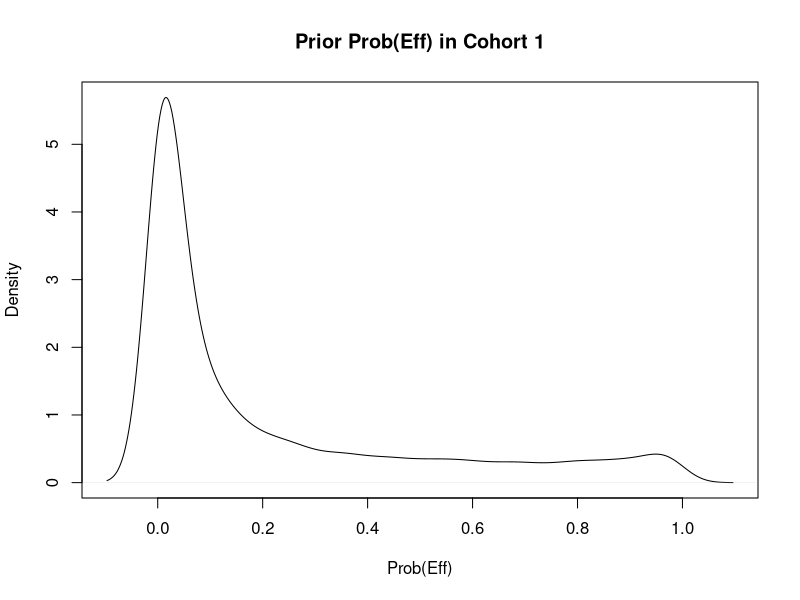
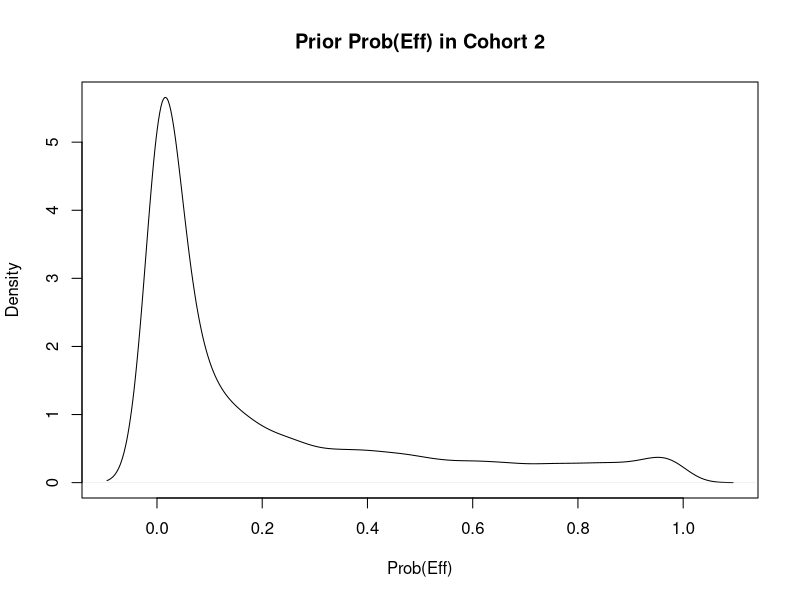
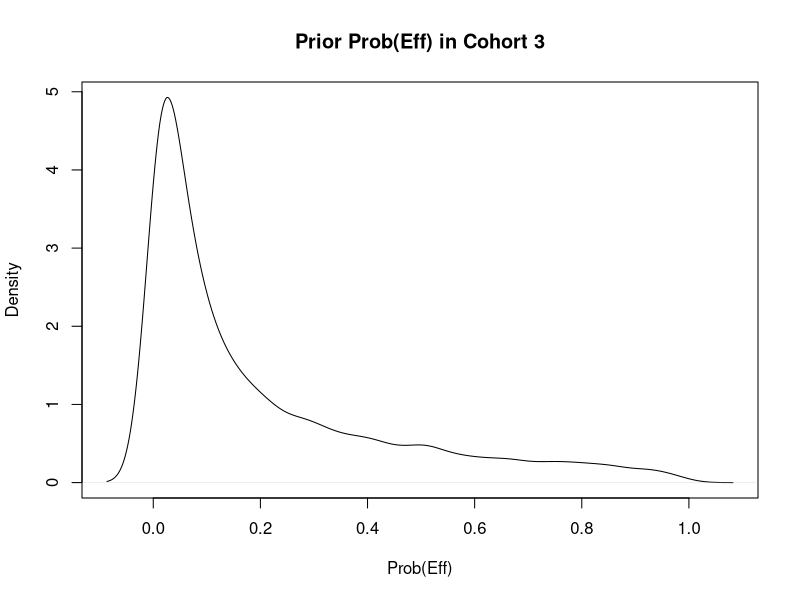
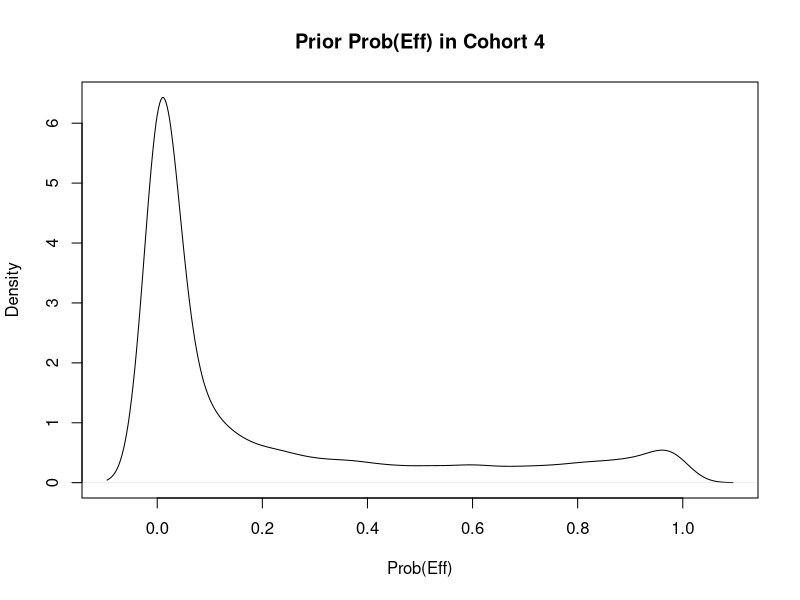
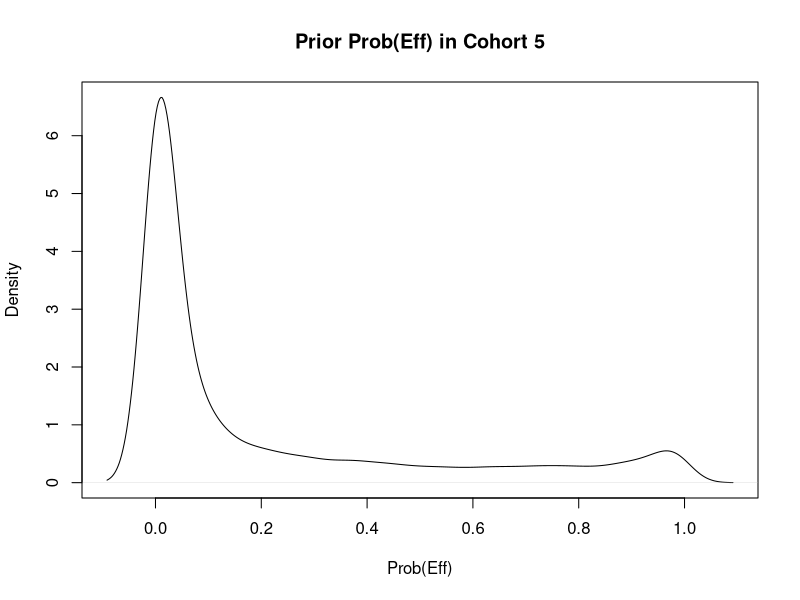
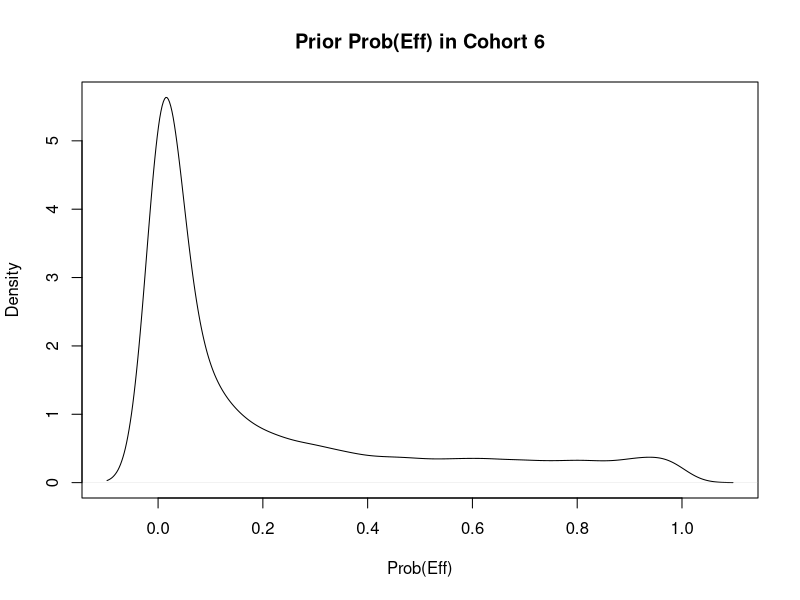
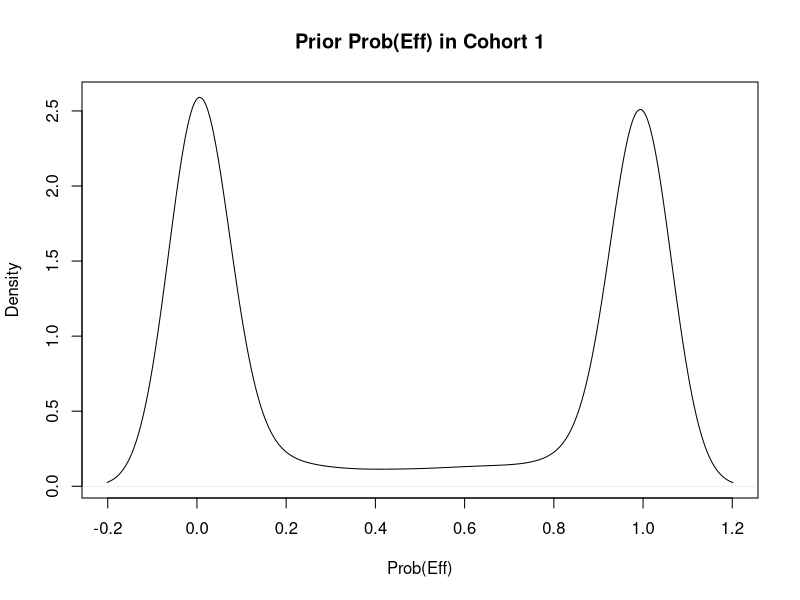
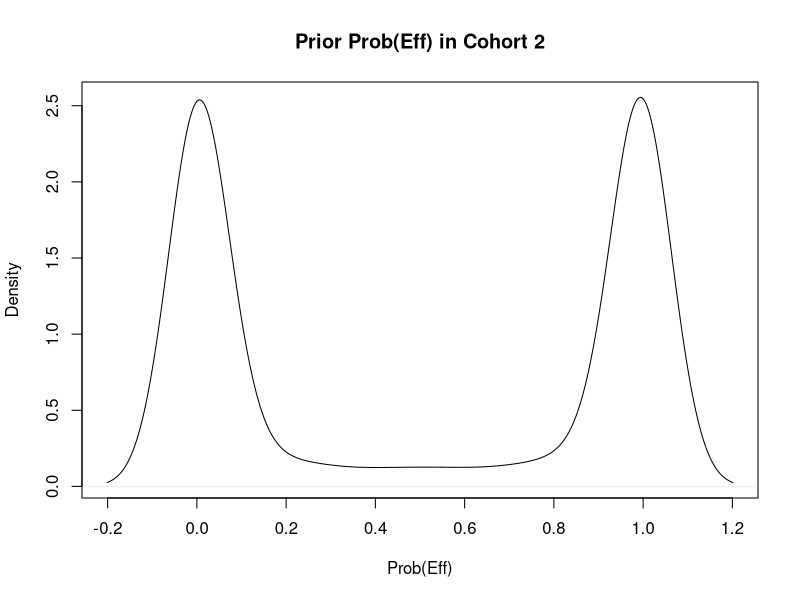

Write the R code that produced these figures, in order.

seed <- 123

# Common ----
library(gtools)
library(knitr)
library(xtable)

pi_e <- function(x1, x2, x3, alpha, beta, gamma, zeta) {
    z <- alpha + beta * x1 + gamma * x2 + zeta * x3
    return(inv.logit(z))
}

pi_t <- function(lambda) {
    return(inv.logit(lambda))
}

x = list(
  c(0, 1, 0),
  c(0, 0, 1),
  c(0, 0, 0),
  c(1, 1, 0),
  c(1, 0, 1),
  c(1, 0, 0)
)

n <- 10000


# Modestly informative (aka "paper") priors and Table 4 in main paper ----
set.seed(seed)
alpha_samp <- rnorm(n = n, mean = -2.2, sd = 2)
beta_samp <- rnorm(n = n, mean = -0.5, sd = 2)
gamma_samp <- rnorm(n = n, mean = -0.5, sd = 2)
zeta_samp <- rnorm(n = n, mean = -0.5, sd = 2)
lambda_samp <- rnorm(n = n, mean = -2.2, sd = 2)
psi_samp <- rnorm(n = n, mean = 0, sd = 1)

prob_eff <- lapply(x, function(y) pi_e(y[1], y[2], y[3], alpha_samp, beta_samp, 
                                       gamma_samp, zeta_samp))
prob_tox <- pi_t(lambda_samp)

plot(density(prob_eff[[1]]), main = 'Prior Prob(Eff) in Cohort 1', xlab = 'Prob(Eff)')
plot(density(prob_eff[[2]]), main = 'Prior Prob(Eff) in Cohort 2', xlab = 'Prob(Eff)')
plot(density(prob_eff[[3]]), main = 'Prior Prob(Eff) in Cohort 3', xlab = 'Prob(Eff)')
plot(density(prob_eff[[4]]), main = 'Prior Prob(Eff) in Cohort 4', xlab = 'Prob(Eff)')
plot(density(prob_eff[[5]]), main = 'Prior Prob(Eff) in Cohort 5', xlab = 'Prob(Eff)')
plot(density(prob_eff[[6]]), main = 'Prior Prob(Eff) in Cohort 6', xlab = 'Prob(Eff)')

paper_prior_beliefs = data.frame(
    Cohort = 1:6,
    
    ProbEffL = sapply(prob_eff, quantile, probs = 0.025),
    ProbEff = sapply(prob_eff, mean),
    ProbEffU = sapply(prob_eff, quantile, probs = 0.975),

    ProbToxL = quantile(prob_tox, probs = c(0.025)),
    ProbTox = mean(prob_tox),
    ProbToxU = quantile(prob_tox, probs = c(0.975))
)
round(paper_prior_beliefs, 2)
kable(paper_prior_beliefs, digits = c(0, 2, 2, 2, 2, 2, 2))
print(xtable(paper_prior_beliefs, digits = c(0, 0, 2, 2, 2, 2, 2, 2),
             caption = "", label = "tab:paper_priors"),
      hline.after = c(0), comment=F,
      include.rownames = FALSE)


# Uninformative priors and Table 3 in supplement ----
set.seed(seed)
alpha_samp <- rnorm(n = n, mean = 0, sd = 10)
beta_samp <- rnorm(n = n, mean = 0, sd = 10)
gamma_samp <- rnorm(n = n, mean = 0, sd = 10)
zeta_samp <- rnorm(n = n, mean = 0, sd = 10)
lambda_samp <- rnorm(n = n, mean = 0, sd = 10)
psi_samp <- rnorm(n = n, mean = 0, sd = 10)

prob_eff <- lapply(x, function(y) pi_e(y[1], y[2], y[3], alpha_samp, beta_samp, 
                                       gamma_samp, zeta_samp))
prob_tox <- pi_t(lambda_samp)

plot(density(prob_eff[[1]]), main = 'Prior Prob(Eff) in Cohort 1', xlab = 'Prob(Eff)')
plot(density(prob_eff[[2]]), main = 'Prior Prob(Eff) in Cohort 2', xlab = 'Prob(Eff)')
plot(density(prob_eff[[3]]), main = 'Prior Prob(Eff) in Cohort 3', xlab = 'Prob(Eff)')
plot(density(prob_eff[[4]]), main = 'Prior Prob(Eff) in Cohort 4', xlab = 'Prob(Eff)')
plot(density(prob_eff[[5]]), main = 'Prior Prob(Eff) in Cohort 5', xlab = 'Prob(Eff)')
plot(density(prob_eff[[6]]), main = 'Prior Prob(Eff) in Cohort 6', xlab = 'Prob(Eff)')

uninf_prior_beliefs = data.frame(
  Cohort = 1:6,
  
  ProbEffL = sapply(prob_eff, quantile, probs = 0.025),
  ProbEff = sapply(prob_eff, mean),
  ProbEffU = sapply(prob_eff, quantile, probs = 0.975),
  
  ProbToxL = quantile(prob_tox, probs = c(0.025)),
  ProbTox = mean(prob_tox),
  ProbToxU = quantile(prob_tox, probs = c(0.975))
)
round(uninf_prior_beliefs, 2)
kable(uninf_prior_beliefs, digits = c(0, 2, 2, 2, 2, 2, 2))
print(xtable(uninf_prior_beliefs, digits = c(0, 0, 2, 2, 2, 2, 2, 2),
             caption = "", label = "tab:uninf_priors"),
      hline.after = c(0), comment=F,
      include.rownames = FALSE)


# Informative priors and Table 7 in supplement ----
set.seed(seed)
alpha_samp <- rnorm(n = n, mean = 0, sd = 1.3)
beta_samp <- rnorm(n = n, mean = -1, sd = 1.3)
gamma_samp <- rnorm(n = n, mean = -2.75, sd = 1.3)
zeta_samp <- rnorm(n = n, mean = -2.2, sd = 1.3)
lambda_samp <- rnorm(n = n, mean = -2.2, sd = 2)
psi_samp <- rnorm(n = n, mean = 0, sd = 1)

prob_eff <- lapply(x, function(y) pi_e(y[1], y[2], y[3], alpha_samp, beta_samp, 
                                       gamma_samp, zeta_samp))
prob_tox <- pi_t(lambda_samp)

plot(density(prob_eff[[1]]), main = 'Prior Prob(Eff) in Cohort 1', xlab = 'Prob(Eff)')
plot(density(prob_eff[[2]]), main = 'Prior Prob(Eff) in Cohort 2', xlab = 'Prob(Eff)')
plot(density(prob_eff[[3]]), main = 'Prior Prob(Eff) in Cohort 3', xlab = 'Prob(Eff)')
plot(density(prob_eff[[4]]), main = 'Prior Prob(Eff) in Cohort 4', xlab = 'Prob(Eff)')
plot(density(prob_eff[[5]]), main = 'Prior Prob(Eff) in Cohort 5', xlab = 'Prob(Eff)')
plot(density(prob_eff[[6]]), main = 'Prior Prob(Eff) in Cohort 6', xlab = 'Prob(Eff)')

inf_prior_beliefs = data.frame(
  Cohort = 1:6,
  
  ProbEffL = sapply(prob_eff, quantile, probs = 0.025),
  ProbEff = sapply(prob_eff, mean),
  ProbEffU = sapply(prob_eff, quantile, probs = 0.975),
  
  ProbToxL = quantile(prob_tox, probs = c(0.025)),
  ProbTox = mean(prob_tox),
  ProbToxU = quantile(prob_tox, probs = c(0.975))
)
round(inf_prior_beliefs, 2)
kable(inf_prior_beliefs, digits = c(0, 2, 2, 2, 2, 2, 2))
print(xtable(inf_prior_beliefs, digits = c(0, 0, 2, 2, 2, 2, 2, 2),
             caption = "", label = "tab:inf_priors"),
      hline.after = c(0), comment=F,
      include.rownames = FALSE)
